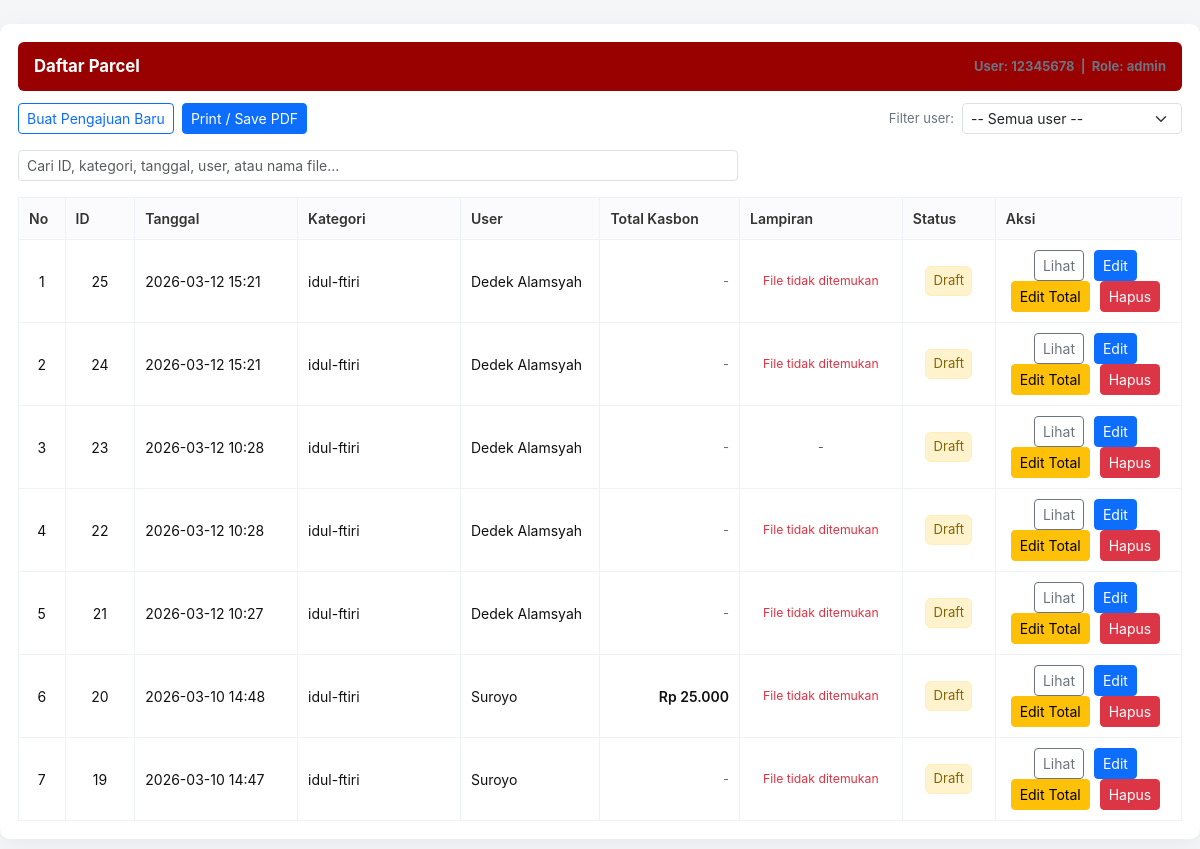
Page /parcel_list.php (signed in) on the committed database.
### tables this page shows
CREATE TABLE `parcels` (
  `id` int(11) NOT NULL,
  `user_id` int(11) DEFAULT NULL,
  `nik` varchar(50) NOT NULL,
  `category` varchar(50) NOT NULL,
  `created_at` datetime DEFAULT current_timestamp(),
  `status` varchar(20) DEFAULT 'draft',
  `updated_at` datetime DEFAULT NULL,
  `total_kasbon` decimal(12,2) DEFAULT 0.00,
  `admin_total` decimal(14,2) DEFAULT NULL
);

CREATE TABLE `users` (
  `id` int(10) UNSIGNED NOT NULL,
  `nik` varchar(32) NOT NULL,
  `username` varchar(50) NOT NULL,
  `nama` varchar(200) NOT NULL,
  `departemen` varchar(100) DEFAULT NULL,
  `cabang` varchar(100) DEFAULT NULL,
  `jabatan` varchar(150) DEFAULT NULL,
  `singkatan_nama` varchar(20) DEFAULT NULL,
  `password` varchar(255) NOT NULL,
  `uid` varchar(100) DEFAULT NULL,
  `created_at` datetime NOT NULL DEFAULT current_timestamp(),
  `role` varchar(20) NOT NULL DEFAULT 'user'
);

### parcel_list.php (the view, shortened to what this page needs)
<?php
require __DIR__ . '/db.php';
$user_id = (int)($_SESSION['user_id'] ?? 0);
$user_role = strtolower((string)($_SESSION['role'] ?? 'user'));
function e($v){ return htmlspecialchars((string)$v, ENT_QUOTES, 'UTF-8'); }
$upload_base = 'uploads';
function resolve_relpath($filename, $upload_base='uploads') {
  return $upload_base . '/' . ltrim($filename, '/');
}
function file_exists_on_disk($relpath) {
  $full = __DIR__ . '/' . ltrim($relpath, '/');
  return is_file($full);
}
$filter_user = 0;
if ($user_role === 'admin') {
    if ($filter_user > 0) {
        $stmt = $pdo->prepare("SELECT p.*, u.nama AS user_name, u.nik AS user_nik FROM parcels p LEFT JOIN users u ON p.user_id = u.id WHERE p.user_id = ? ORDER BY created_at DESC");
        $stmt->execute([$filter_user]);
        $rows = $stmt->fetchAll(PDO::FETCH_ASSOC);
    } else {
        $stmt = $pdo->query("SELECT p.*, u.nama AS user_name, u.nik AS user_nik FROM parcels p LEFT JOIN users u ON p.user_id = u.id ORDER BY created_at DESC");
        $rows = $stmt->fetchAll(PDO::FETCH_ASSOC);
    }
} else {
    $stmt = $pdo->prepare("SELECT p.*, u.nama AS user_name, u.nik AS user_nik FROM parcels p LEFT JOIN users u ON p.user_id = u.id WHERE p.user_id = ? ORDER BY created_at DESC");
    $stmt->execute([$user_id]);
    $rows = $stmt->fetchAll(PDO::FETCH_ASSOC);
}
$ps_sum = $pdo->prepare("
  SELECT COALESCE(SUM(amount),0) AS total,
         SUM(CASE WHEN amount IS NOT NULL THEN 1 ELSE 0 END) AS cnt
  FROM parcel_outlets
  WHERE parcel_id = ?
");
$ps_file = $pdo->prepare("
  SELECT pf.filename, pf.original_name
  FROM parcel_files pf
  WHERE pf.outlet_id IN (SELECT id FROM parcel_outlets WHERE parcel_id = ?)
  ORDER BY pf.id
  LIMIT 1
");
?>
<!doctype html>
<html lang="id">
<head>
  <link href="https://cdn.jsdelivr.net/npm/bootstrap@5.3.2/dist/css/bootstrap.min.css" rel="stylesheet">
</head>
<body>
  <div class="wrap">
    <div class="title-bar">
      <div style="font-size:1.05rem">Daftar Parcel</div>
      <div class="ms-auto small-muted">User: <?= e($_SESSION['nik'] ?? $user_id) ?> &nbsp;|&nbsp; Role: <?= e($user_role) ?></div>
    </div>
    <div class="mb-3 d-flex gap-2 align-items-center">
      <a class="btn btn-outline-primary btn-sm" href="parcel_create.php">Buat Pengajuan Baru</a>
      <button class="btn btn-primary btn-sm" onclick="window.print()">Print / Save PDF</button>
      <?php if ($user_role === 'admin'): ?>
        <div class="ms-auto d-flex align-items-center" style="gap:8px;">
          <label class="small-muted mb-0">Filter user:</label>
          <select id="filterUser" class="form-select form-select-sm" style="width:220px;">
            <option value="0">-- Semua user --</option>
          </select>
        </div>
      <?php else: ?>
      <?php endif; ?>
    </div>
    <div class="mb-3">
      <input id="q" class="form-control form-control-sm" placeholder="Cari ID, kategori, tanggal, user, atau nama file..." style="max-width:720px;">
    </div>
    <?php if (empty($rows)): ?>
      <div class="no-data">Belum ada parcel. Klik "Buat Pengajuan Baru" untuk menambahkan.</div>
    <?php else: ?>
      <div class="table-responsive">
      <table class="rekap table-sm">
        <thead>
          <tr>
            <th style="width:4%;">No</th>
            <th style="width:6%;">ID</th>
            <th style="width:14%;">Tanggal</th>
            <th style="width:14%;">Kategori</th>
            <th style="width:12%;">User</th>
            <th style="width:12%;">Total Kasbon</th>
            <th style="width:14%;">Lampiran</th>
            <th style="width:8%;">Status</th>
            <th style="width:16%;" class="no-print">Aksi</th>
          </tr>
        </thead>
        <tbody id="table-body">
        <?php $no = 1; foreach ($rows as $r):
          $ps_sum->execute([$r['id']]);
          $sumRow = $ps_sum->fetch(PDO::FETCH_ASSOC);
          $calc_total = $sumRow ? (float)$sumRow['total'] : 0.0;
          $cnt = $sumRow ? (int)($sumRow['cnt'] ?? 0) : 0;
          $display_total = $calc_total;
          if (array_key_exists('admin_total', $r) && $r['admin_total'] !== null && $r['admin_total'] !== '') {
            $display_total = (float)$r['admin_total'];
          }
          $ps_file->execute([$r['id']]);
          $file = $ps_file->fetch(PDO::FETCH_ASSOC);
          $thumb_rel = $file && !empty($file['filename']) ? resolve_relpath($file['filename'], $upload_base) : null;
          $thumb_exists = $thumb_rel ? file_exists_on_disk($thumb_rel) : false;
          $data_search = trim($r['id'].' '.$r['created_at'].' '.$r['category'].' '.($file['original_name'] ?? '').' '.($r['user_name'] ?? $r['user_nik'] ?? ''));
        ?>
          <tr data-search="<?= e(strtolower($data_search)) ?>" data-user="<?= e($r['user_id'] ?? '') ?>">
            <td class="text-center"><?= $no ?></td>
            <td class="text-center"><?= e($r['id']) ?></td>
            <td><?= e(date('Y-m-d H:i', strtotime($r['created_at']))) ?></td>
            <td><?= e($r['category']) ?></td>
            <td><?= e($r['user_name'] ?? $r['user_nik'] ?? '-') ?></td>
            <td class="text-end">
              <?php
                if ((isset($r['admin_total']) && $r['admin_total'] !== null && $r['admin_total'] !== '') || $cnt > 0) {
                  echo '<span class="fw-semibold">' . e('Rp ' . number_format($display_total,0,',','.')) . '</span>';
                } else {
                  echo '<span class="small-muted">-</span>';
                }
              ?>
            </td>
            <td class="text-center">
              <?php if ($thumb_rel && $thumb_exists): ?>
                <a href="parcel_view.php?id=<?= e($r['id']) ?>" title="<?= e($file['original_name'] ?? '') ?>">
                  <img src="<?= e($thumb_rel) ?>" class="thumb" alt="<?= e($file['original_name'] ?? '') ?>">
                </a>
              <?php elseif ($thumb_rel): ?>
                <div class="small text-danger">File tidak ditemukan</div>
              <?php else: ?>
                <div class="small text-muted">-</div>
              <?php endif; ?>
            </td>
            <td class="text-center">
              <?php $status = $r['status'] ?? 'submitted'; ?>
              <?php if (strtolower($status) === 'draft'): ?>
                <span class="status-badge status-draft">Draft</span>
              <?php else: ?>
                <span class="status-badge status-submitted"><?= e(ucfirst($status)) ?></span>
              <?php endif; ?>
            </td>
            <td class="actions text-center no-print">
              <a class="btn btn-sm btn-outline-secondary" href="parcel_view.php?id=<?= e($r['id']) ?>">Lihat</a>
              <?php
                $canEdit = false;
                if ($user_role === 'admin') $canEdit = true;
                else {
                  if ((int)$r['user_id'] === (int)$user_id) {
                    $canEdit = true;
                  }
                }
              ?>
              <?php if ($canEdit): ?>
                <a class="btn btn-sm btn-primary" href="parcel_create.php?id=<?= e($r['id']) ?>&as_admin=<?= $user_role === 'admin' ? '1' : '0' ?>">Edit</a>
              <?php endif; ?>
              <?php if ($user_role === 'admin'): ?>
                <button class="btn btn-sm btn-warning" onclick="editTotal(<?= e($r['id']) ?>, '<?= e(number_format($display_total,0,',','.')) ?>')">Edit Total</button>
              <?php endif; ?>
              <?php
                $canDelete = false;
                if ($user_role === 'admin') $canDelete = true;
                else if ((int)$r['user_id'] === (int)$user_id) $canDelete = true;
              ?>
              <?php if ($canDelete): ?>
                <a class="btn btn-sm btn-danger" href="parcel_delete.php?id=<?= e($r['id']) ?>" onclick="return confirm('Hapus parcel ini?')">Hapus</a>
              <?php endif; ?>
            </td>
          </tr>
        <?php $no++; endforeach; ?>
        </tbody>
      </table>
      </div>
    <?php endif; ?>
  </div>
</body>
</html>

### parcel_list.php (style rules this page uses)
:root { --accent: #990000; }
body { font-family: Inter, system-ui, Arial, Helvetica, sans-serif; background:#f5f6f8; color:#111; }
.wrap { max-width:1200px; margin:24px auto; background:#fff; padding:18px; border-radius:10px; box-shadow:0 6px 24px rgba(0,0,0,.06); }
.title-bar { background:var(--accent); color:#fff; padding:12px 16px; font-weight:700; border-radius:6px; margin-bottom:12px; display:flex; align-items:center; gap:12px; }
.rekap { width:100%; border-collapse:collapse; border:1px solid #e5e7eb; font-size:14px; }
.rekap th, .rekap td { border:1px solid #eef2f6; padding:10px; vertical-align:middle; }
.rekap th { background:#fbfbfd; text-align:left; font-weight:600; color:#333; }
.status-badge { font-size:0.82rem; padding:.25rem .45rem; border-radius:6px; display:inline-block; }
.status-draft { background:#fff3cd; color:#856404; border:1px solid #ffeeba; }
.small-muted { font-size:13px; color:#6b7280; }
.actions .btn { margin-right:6px; }

### rows in the picture
parcels: id "25", created_at "2026-03-12 15:21", category "idul-ftiri", user.nama "Dedek Alamsyah", shows "File tidak ditemukan", status "Draft"
parcels: id "24", created_at "2026-03-12 15:21", category "idul-ftiri", user.nama "Dedek Alamsyah", shows "File tidak ditemukan", status "Draft"
parcels: id "23", created_at "2026-03-12 10:28", category "idul-ftiri", user.nama "Dedek Alamsyah", status "Draft"
parcels: id "22", created_at "2026-03-12 10:28", category "idul-ftiri", user.nama "Dedek Alamsyah", shows "File tidak ditemukan", status "Draft"
parcels: id "21", created_at "2026-03-12 10:27", category "idul-ftiri", user.nama "Dedek Alamsyah", shows "File tidak ditemukan", status "Draft"
parcels: id "20", created_at "2026-03-10 14:48", category "idul-ftiri", user.nama "Suroyo", admin_total "Rp 25.000", shows "File tidak ditemukan", status "Draft"
parcels: id "19", created_at "2026-03-10 14:47", category "idul-ftiri", user.nama "Suroyo", shows "File tidak ditemukan", status "Draft"

### other values in the picture
$_SESSION['nik'] "12345678"
$user_role "admin"
